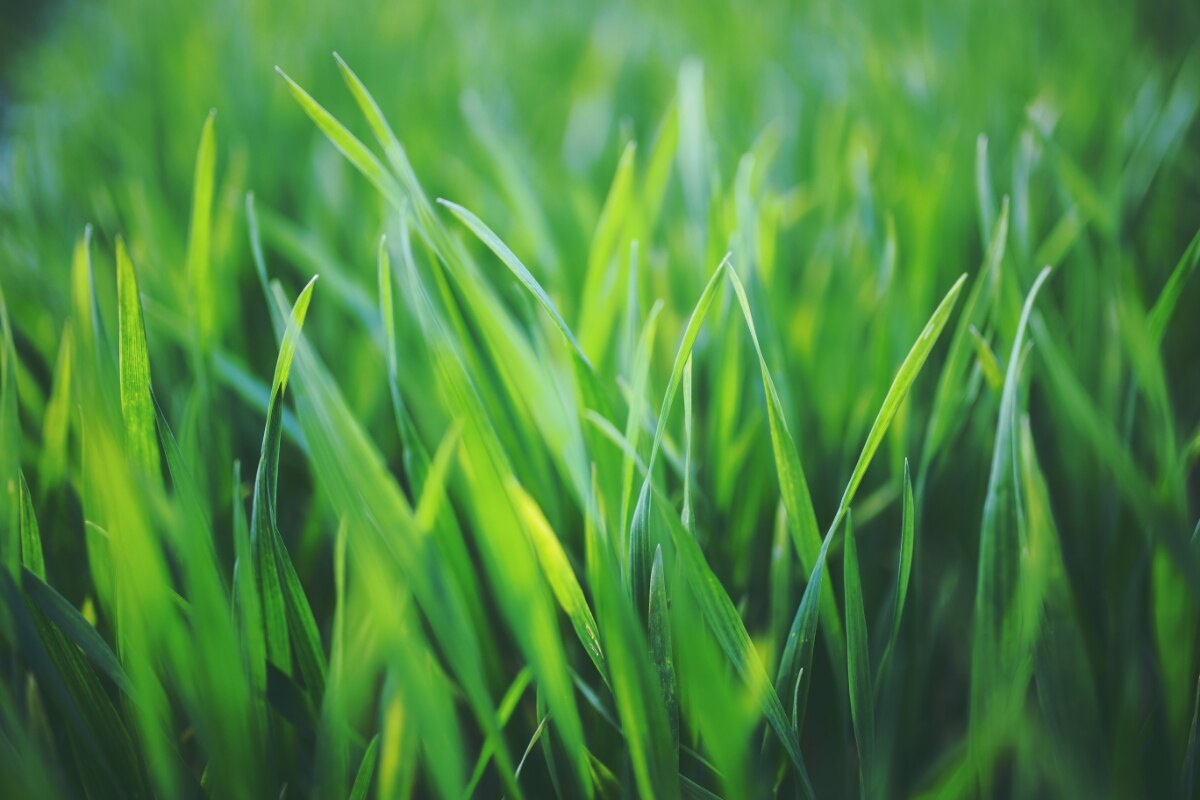
#> input picture MP1/data1.jpg, 1200 x 800 px; the run also reads 1 picture not shown here
$ jupyter execute --allow-errors MP1.ipynb
#> lines starting #> are read from the running program, lines starting #| are printed output that depends on the picture; after the words box and inside, x2 and y2 are one past the last pixel; in counts of white or black regions, pixels touching at a corner belong together; long printed decimals are rounded
# MP 1
### Jan Carlo Roleda

[cell 1]
import cv2 as cv
import numpy as np
import matplotlib.pyplot as plt

### 1. [Matrix Analysis] Resize the images from this dataset. into 32 by 32 matrices then aggregate them into one variable.
- Visualize the images using Pyplot.
- The result should be (6,32,32,3)
- Explain the shape of the resulting variable and the quality of the images

[cell 2]
fig = plt.figure(figsize=(20,10))
row = 2
col = 3

#> (the rest of this cell did not finish here and is left out)

[cell 3]
image_group = cv.resize(cv.cvtColor(cv.imread("data1.jpg"), cv.COLOR_BGR2RGB), (32,32))
image_group = np.expand_dims(image_group, axis=0)
#> (the rest of this cell did not finish here and is left out)

[cell 4]
fig = plt.figure(figsize=(20,10))

row = 2
col = 3

for i in range(image_group.shape[0]):
	img = image_group[i]
	fig.add_subplot(row, col, i+1)
	plt.imshow(img)
	plt.axis('off')
	plt.title(str(i+1))

[cell 5]
np.save("part1", image_group)

The resulting images are extremely pixelated (as it's a 32x32 image), but the general outline of the image and its colors are preserved.

___

### 2. [Image Statistics] Take the first image:
- How many pixels are there in total?
- Take the average of each pixel per channel.
- How many pixels are equal to 0.5 and less than 0.5?
- - Clue 1: normalize the image first.
- - Clue 2: Create a histogram for the image. The total number of bins should match the nominal pixel values of a grayscale image.
- Report the results for the images and your image.

[cell 6]
#load image
img = image_group[0]

[cell 7]
#get image pixel size
img_shape = img.shape
#> img_shape = (32, 32, 3)
total_pixel = img_shape[0] * img_shape[1]
#> total_pixel = 1024
total_pixel
#> Out = 1024

[cell 8]
img_r, img_g, img_b = cv.split(img)
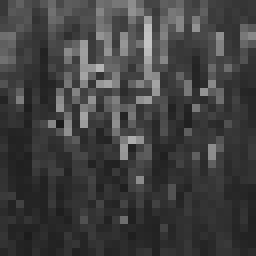
#> img_b: shape (32, 32) (shown 8 times larger); min 26, max 196, mean 64

[cell 9]
channel_mean = []
channel_mean.append(img_r.mean())
channel_mean.append(img_g.mean())
channel_mean.append(img_b.mean())
channel_mean
#> Out = [76.65, 136.4, 64]

[cell 10]
norm_img = img / 256

[cell 11]
plt.title("RED")
hist_red_50, _, bars = plt.hist(np.ndarray.flatten(norm_img[:,:,0]), bins=2, range=[0,1])
#> hist_red_50 = [920, 104]
plt.bar_label(bars)

percent_red_50 = hist_red_50 / total_pixel
#> percent_red_50 = [0.898, 0.102]
print("% below 0.5: {:.4f}".format(percent_red_50[0]))
#| % below 0.5: 0.8984
print("% above 0.5: {:.4f}".format(percent_red_50[1]))
#| % above 0.5: 0.1016
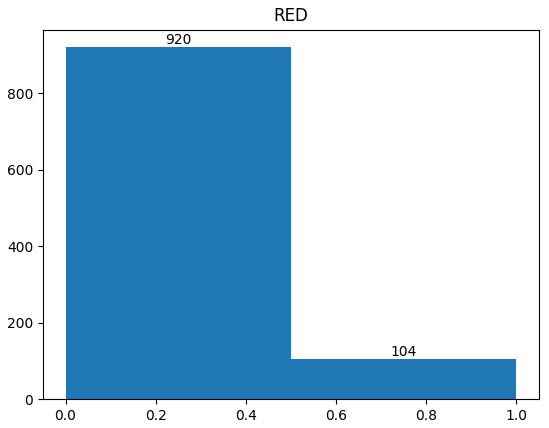
#> figure drawn by matplotlib, 1 panel

[cell 12]
plt.title("GREEN")
hist_green_50, _, bars = plt.hist(np.ndarray.flatten(norm_img[:,:,1]), bins=2, range=[0,1])
#> hist_green_50 = [369, 655]
plt.bar_label(bars)

percent_green_50 = hist_green_50 / total_pixel
#> percent_green_50 = [0.36, 0.64]
print("% below 0.5: {:.4f}".format(percent_green_50[0]))
#| % below 0.5: 0.3604
print("% above 0.5: {:.4f}".format(percent_green_50[1]))
#| % above 0.5: 0.6396
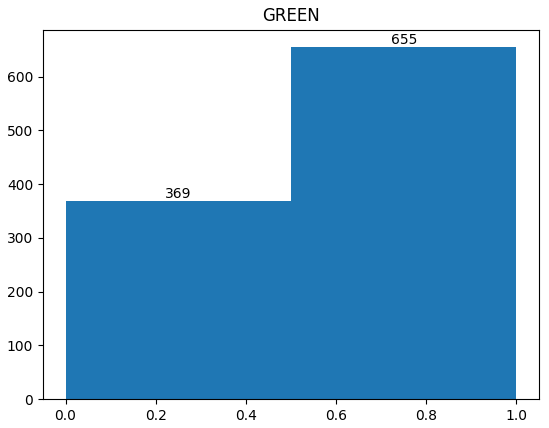
#> figure drawn by matplotlib, 1 panel

[cell 13]
plt.title("BLUE")
hist_blue_50, _, bars = plt.hist(np.ndarray.flatten(norm_img[:,:,2]), bins=2, range=[0,1])
#> hist_blue_50 = [958, 66]
plt.bar_label(bars)

percent_blue_50 = hist_blue_50 / total_pixel
#> percent_blue_50 = [0.936, 0.0645]
print("% below 0.5: {:.4f}".format(percent_blue_50[0]))
#| % below 0.5: 0.9355
print("% above 0.5: {:.4f}".format(percent_blue_50[1]))
#| % above 0.5: 0.0645

## 2. Results (For image 1):

[cell 14]
fig = plt.figure(figsize=(20,10))
row = 2
col = 1

fig.add_subplot(row, col, 1)
plt.imshow(img)
plt.axis('off')
plt.title("Original Image")

print("Total Pixels: {}".format(total_pixel))
#| Total Pixels: 1024

print("\nPer-channel Metrics:")

print("\nRed: ")
print("Mean: {}".format(channel_mean[0]))
#| Mean: 76.647
print("# below 0.5: {num:.0f} ({pct:.2f}%)".format(num=hist_red_50[0],pct=percent_red_50[0]*100))
#| # below 0.5: 920 (89.84%)
print("# above 0.5: {num:.0f} ({pct:.2f}%)".format(num=hist_red_50[1],pct=percent_red_50[1]*100))
#| # above 0.5: 104 (10.16%)

print("\nGreen: ")
print("Mean: {}".format(channel_mean[1]))
#| Mean: 136.448
print("# below 0.5: {num:.0f} ({pct:.2f}%)".format(num=hist_green_50[0],pct=percent_green_50[0]*100))
#| # below 0.5: 369 (36.04%)
print("# above 0.5: {num:.0f} ({pct:.2f}%)".format(num=hist_green_50[1],pct=percent_green_50[1]*100))
#| # above 0.5: 655 (63.96%)

print("\nBlue: ")
print("Mean: {}".format(channel_mean[2]))
#| Mean: 63.998
print("# below 0.5: {num:.0f} ({pct:.2f}%)".format(num=hist_blue_50[0],pct=percent_blue_50[0]*100))
#| # below 0.5: 958 (93.55%)
print("# above 0.5: {num:.0f} ({pct:.2f}%)".format(num=hist_blue_50[1],pct=percent_blue_50[1]*100))
#| # above 0.5: 66 (6.45%)

fig.add_subplot(row, col, 2)
hist_r = plt.hist(np.ndarray.flatten(img_r), bins=256, range=[0,255], label='red', color='red', alpha=0.4)
hist_g = plt.hist(np.ndarray.flatten(img_g), bins=256, range=[0,255], label='green', color='green', alpha=0.4)
hist_b = plt.hist(np.ndarray.flatten(img_b), bins=256, range=[0,255], label='blue', color='blue', alpha=0.4)
plt.legend(loc='upper right')
plt.show()
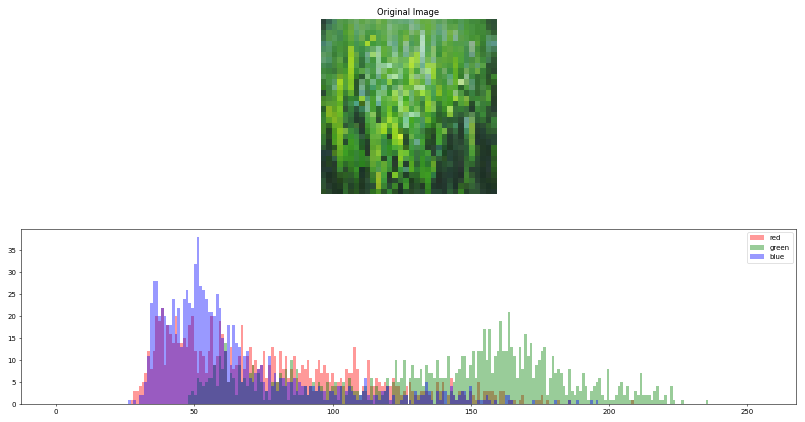
#> figure drawn by matplotlib, 2 panels; panel 2: tallest bar 22 high, from x = 37.85 to 38.85; panel 2: tallest bar 21 high, from x = 163.4 to 164.4; panel 2: tallest bar 38 high, from x = 50.8 to 51.8

___

### 3. [Basic Signal Processing] Take the first image:
- Apply amplification and attenuation operations onto the image by a factor of 0.3.
- - What did you notice? What does the operation imply?
- Try to do element-wise multiplication of the values 0.1, 0,2, 0.5, and 1.0 to the image.
- - What happened?
- - Inspect the values of the matrix and determine the error
- - Resolve the error using your knowledge of matrix algebra and signal processing. Explain your solution.
- Compute the Euclidean distances between all of the images.
- - What were the values?
- - What did you observe from images 1, 3, and 5? Experiment further and discuss your findings.

[cell 15]
img = image_group[0]

[cell 16]
amp_img = np.clip(np.int16(img / 0.3), 0, 255)

att_img = np.int16(img * 0.3)

[cell 17]
fig = plt.figure(figsize=(20,15))
row = 1
col = 3

fig.add_subplot(row, col, 1)
plt.title("original")
plt.axis('off')
plt.imshow(img)


fig.add_subplot(row, col, 2)
plt.title("0.3 amplify")
plt.axis('off')
plt.imshow(amp_img)

fig.add_subplot(row, col, 3)
plt.title("0.3 attenuate")
plt.axis('off')
plt.imshow(att_img)
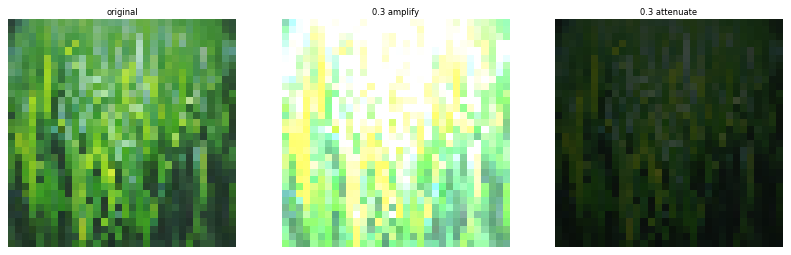
#> figure drawn by matplotlib, 3 panels

The amplification and attenuation functions are essentially elementwise operations with a scalar factor, in this case 0.3

In this case, amplifying the image causes some pixels to go over the permissible pixel range of [0,255], so `np.clip()` is used to ensure the matrix follows image specifictions.

[cell 18]
def attenuate_img(img):
	img_0_1 = np.int16(img * 0.1)
	img_0_2 = np.int16(img * 0.2)
	img_0_5 = np.int16(img * 0.5)
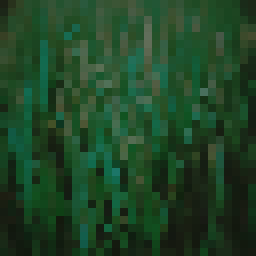
#> img_0_5: shape (32, 32, 3) int16 (shown 8 times larger); mean of channels 0, 1, 2 38.1, 68, 31.8; drawn as B, G, R
	img_1_0 = np.int16(img * 1.0)

	return img_0_1, img_0_2, img_0_5, img_1_0

[cell 19]
img1_01, img1_02, img1_05, img1_10 = attenuate_img(img)

[cell 20]
fig_img = plt.figure(figsize=(20,30))

row = 1
col = 4

fig_img.add_subplot(row, col, 1)
plt.title("0.1")
plt.axis('off')
plt.imshow(img1_01)

fig_img.add_subplot(row, col, 2)
plt.title("0.2")
plt.axis('off')
plt.imshow(img1_02)

fig_img.add_subplot(row, col, 3)
plt.title("0.5")
plt.axis('off')
plt.imshow(img1_05)

fig_img.add_subplot(row, col, 4)
plt.title("1.0")
plt.axis('off')
plt.imshow(img1_10)
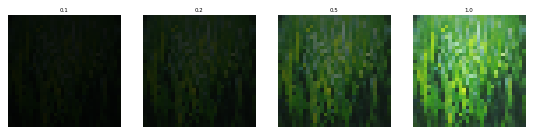
#> figure drawn by matplotlib, 4 panels

Multiplying the image with a scalar below 0 is the same as attenuating the image's pixels down by the factor provided. The result of which is similar to previously, where resulting pixels are lower in value and thus darker in color across all channels.

[cell 21]
from math import sqrt

def euclidean_dist_mat(mat1, mat2):
    mat1 = np.int32(mat1)
    mat2 = np.int32(mat2)
    return sqrt(np.sum((mat1-mat2)**2, dtype=np.uint64))

The euclidean distance between 2 images is calculated by getting the square root sum of squared differences of each pixel on the respective images. There were issues with the datatype causing int overflows which is remedied by typecasting the matrices to int32 before subtracting and squaring each element.

[cell 22]
def print_dists(dist_mat):

	#add euclidean distances to lower part of matrix for better visualization
	for i in range(6):
		for j in range(6):
			if j > i:
				dist_mat[j,i] = dist_mat[i,j]

	fig, ax = plt.subplots()

	caxes = ax.matshow(dist_mat)

	fig.colorbar(caxes)

	img_labels = [str(i) for i in range(1,7)]

	ax.set_xticks([0,1,2,3,4,5], img_labels)
	ax.set_yticks([0,1,2,3,4,5], img_labels)

	for (i,j), z in np.ndenumerate(dist_mat):
		ax.text(j, i, '%.2f' % z, ha='center', va='center',
          	bbox=dict(boxstyle='round', facecolor='white', edgecolor='0.3'))


	plt.show()

The above function is just to display the distances between each image, given the way I computed and stored them below.

[cell 23]
fig = plt.figure(figsize=(20,15))
row = 2
col = 3

#> (the rest of this cell did not finish here and is left out)

#> (a cell that did not finish here is left out)

The most similar images are 3 and 6 with a euclidean distance of 3855.6347. This is to be expected as they are both green trees with a white background. If Image 2 also contained a white background, would the results be different?

[cell 25]
#read png with its alpha channel
img = cv.imread('data2.png', cv.IMREAD_UNCHANGED)
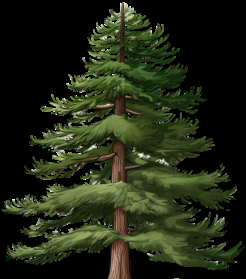
#> img: shape (279, 246, 4); mean B, G, R, A 20.4, 38.9, 32.8, 109.2
trans_mask = img[:,:,3] == 0
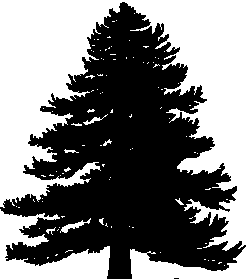
#> trans_mask: shape (279, 246) bool; 48.9% white; 101 white regions (90 under 20 px), largest, box (x1, y1, x2, y2) and area: (0, 0, 246, 251) 27507, (0, 209, 110, 279) 3527, (130, 247, 246, 279) 1921
img[trans_mask] = [255,255,255,255]
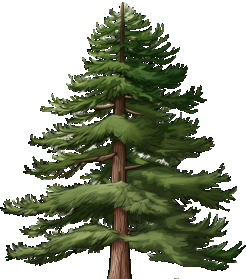
#> img: shape (279, 246, 4); mean B, G, R, A 145.2, 163.6, 157.5, 234

image_group[1] = cv.resize(cv.cvtColor(img, cv.COLOR_BGRA2RGB), (32,32))
